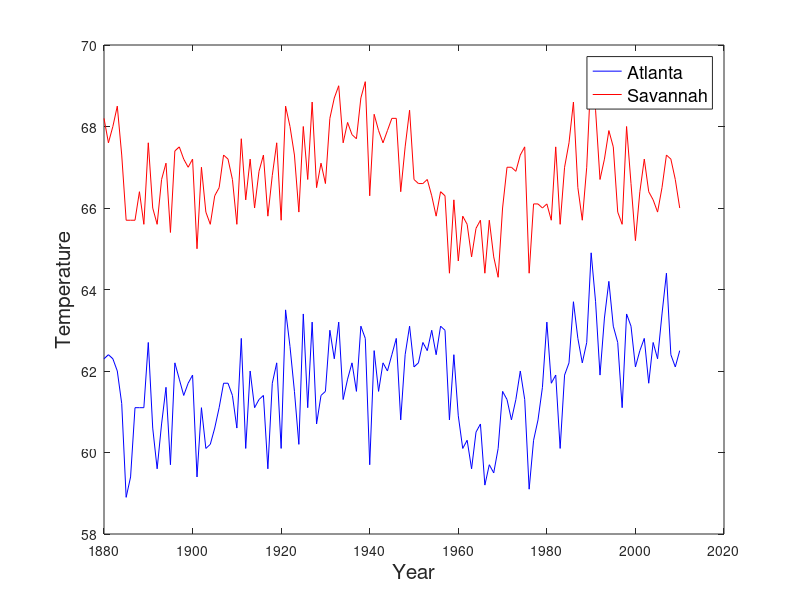
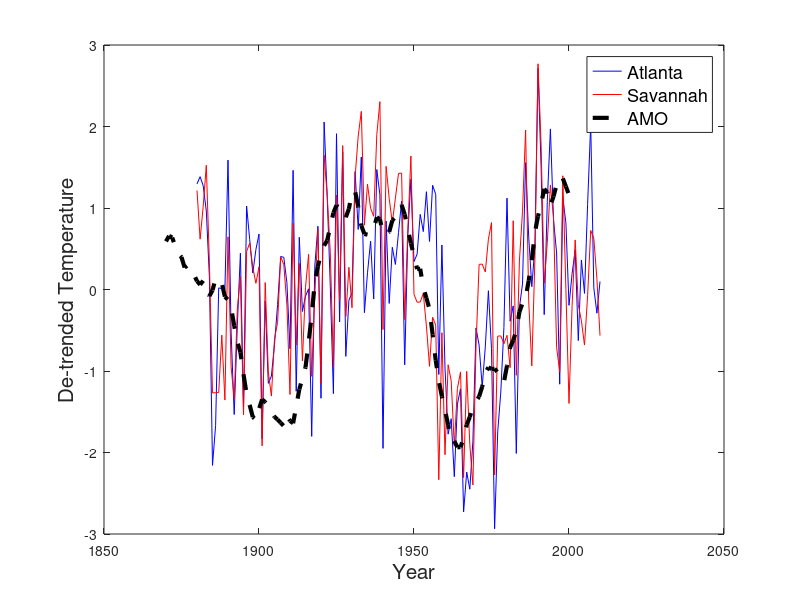

Write the MATLAB code that produced these figures, in order.
%% week4_lab.m

% safety first, clean up  
close all
clearvars

% time period of analysis
per = [1880 2010];

% load Atlanta data
load AtlantaTemp.mat;
range = find(Year>=per(1)&Year<=per(2));
x = Year(range);
yA= Annual(range);
clear Jan Feb Mar Apr May Jun Jul Aug Sep Nov Dec

% load Savannah 
load SavannahTemp.mat;
range = find(Year>=per(1)&Year<=per(2));
x = Year(range);
yS= Temp_annual(range);

% plot the raw data
figure(1);
p(1)=plot(x,yA,'b-');
hold on;
p(2)=plot(x,yS,'r-');
xlabel('Year','fontsize',15);
ylabel('Temperature','fontsize',15);
legend(p,{'Atlanta' 'Savannah'},'fontsize',13)

% calculate linear trend
for i=1:2
    if i==1 % Atlanta
        y=yA;
    elseif i ==2 % Savannah
        y=yS;
    end
    cm = cov(x,y); % covariance matrix
    a(i) = cm(1,2)/cm(1,1);
    b(i) = mean(y) - a(i)*mean(x);
end
% regression line
yAreg = a(1)*x + b(1);
ySreg = a(2)*x + b(2);

% plot the lines
%plot(x,yAreg,'b--');
%plot(x,ySreg,'r--');

% detrending
yAd = yA - yAreg;
ySd = yS - ySreg;

% open new figure and plot the detrended time series
figure(2);
p(1)=plot(x,yAd,'b-');
hold on;
p(2)=plot(x,ySd,'r-');
xlabel('Year','fontsize',15);
ylabel('De-trended Temperature','fontsize',15);

% calculate correlation
cm = cov(yAd,ySd);
R = cm(1,2)/sqrt(cm(1,1)*cm(2,2));

% load AMO index
load AMO.mat
range = find(Year_AMO>=per(1)&Year_AMO<=per(2));
x = Year_AMO(range);
yAMO= AMO_annual(range);
yAMO=yAMO/std(yAMO);

p(3)=plot(x-10,yAMO,'k--','linewidth',3);
legend(p,{'Atlanta' 'Savannah' 'AMO'},'fontsize',13);





